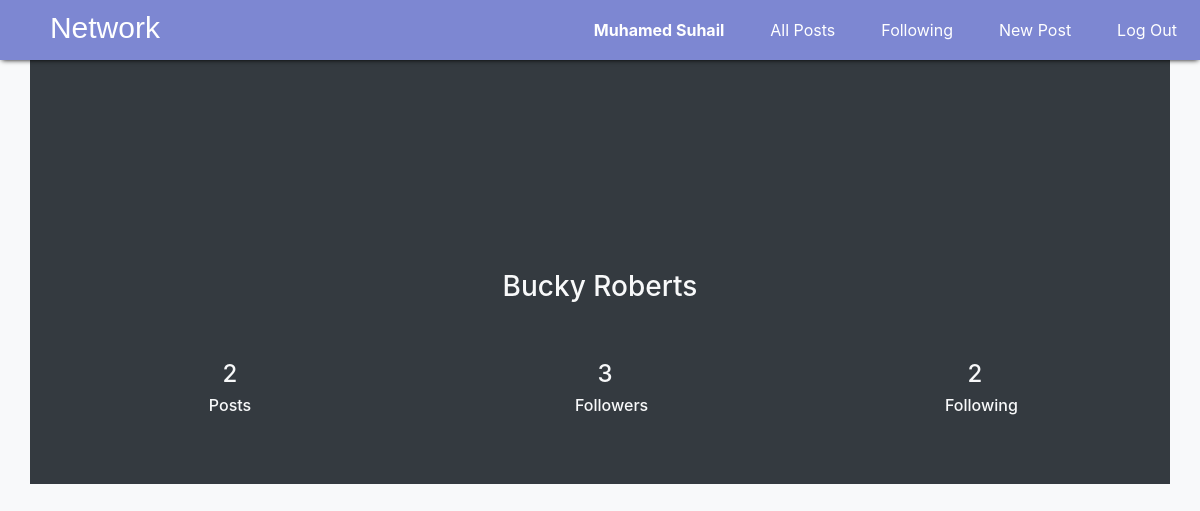
The page /Profile/3 (signed in) on the database its author committed.
### network/models.py (models this page shows)
class User(AbstractUser):
    username=models.CharField(max_length=20,unique=True)
    email=models.EmailField(unique=True)
    USERNAME_FIELD='email'
    REQUIRED_FIELDS=['username']
    def __str__(self):
        return f"{self.username}"

### network/views.py (the view, shortened to what this page needs)
# urls.py: path("Profile/<int:u>",views.profile_page,name="profile"),
def profile_page(request,u):
    if request.user.is_authenticated:
        return render(request,"network/profile_page.html",{
            'profile':User.objects.get(id=u),
        })
    else:
        return render(request, "network/register.html",{
            'form':RegisterForm()
        })

### network/templates/network/profile_page.html (shortened to what this page needs)
{% extends "network/base.html" %}
{% load static %}
{% block body %}
<div class="container bg-dark text-light" style="margin-top: 0px;" id="profile">
    <div class="details">
        <a href="" id="profilepic"><i class="icofont-ui-user"></i></a>
        <h3 id="p_uname">{{profile.username}}</h3>
        <br><br>
        <div class="flexcontainer">
            <div class="flex-item">
                <h4>{{profile.posts.count}}</h4>
                <h6>Posts</h6>
            </div>
            <div class="flex-item">
                <h4 id="count" class="followers">{{profile.followers.count}}</h4>
                <h6>Followers</h6>
            </div>
            <div class="flex-item">
                <h4 id="count">{{profile.following.count}}</h4>
                <h6>Following</h6>
            </div>
        </div>
    </div>
</div>
<div class="container text-dark" style="padding: 20px;" >
</div>
{% endblock %}

### network/templates/network/base.html (shortened to what this page needs)
{% load static %}
<!DOCTYPE html>
<html lang="en">
    <head>
        <link rel="stylesheet" href="https://stackpath.bootstrapcdn.com/bootstrap/4.4.1/css/bootstrap.min.css">
        <link href="{% static 'network/css/styles.css' %}" rel="stylesheet">
        <link rel="stylesheet" href="{%static 'network/icofont/icofont.min.css' %}">
    </head>
    <body>
        <nav class="navbar navbar-expand-lg">
            <a class="navbar-brand" href="{% url 'index' %}" id="icon">
                <i class="icofont-ui-social-link " aria-hidden="true"></i>
                <span>Network</span>
            </a>
            <div id="nav">
                <ul class="navbar-nav mr-auto">
                    {% if user.is_authenticated %}
                        <li class="nav-item">
                            <a class="nav-link"  href="{% url 'profile' u=user.id %}"><strong id="user">{{ user.username }}</strong></a>
                        </li>
                        <li class="nav-item">
                            <a class="nav-link" href="{% url 'index' tag='AllPosts' %}">All Posts</a>
                        </li>
                        <li class="nav-item">
                            <a class="nav-link" href="{% url 'index' tag='FPosts' %}">Following</a>
                        </li>
                        <li class="nav-item">
                            <a class="nav-link" href="#" data-toggle="modal" data-target="#NewPostModal">New Post</a>
                        </li>
                        <li class="nav-item">
                            <a class="nav-link" href="{% url 'logout' %}">Log Out</a>
                        </li>
                    {% endif %}
                </ul>
            </div>
        </nav>
        <div class="body">
            {% block body %}
            {% endblock %}
        </div>
    </body>
</html>

### network/static/network/css/styles.css (style rules this page uses)
* { line-height: 1.5em; }
.navbar { position: fixed; z-index: 12; top: 0; width: 100%; height: 60px; box-shadow: 0 2px 5px -2px black; background-color: #7d87d2; }
.navbar a { color: white; text-decoration: none; outline: none; }
#nav { display: none; }
#icon { margin: 0 auto; padding-bottom: 10px; font-size: 2em; display: block; color: white; }
#icon span { font-size: 30px; font-family: century,sans-serif; color: white; }
.container { display: flex; flex-direction: column; justify-content: center; padding-top: 120px; padding-bottom: 60px; }
#profile .details { text-align: center; }
#profile .details div { margin: 0 auto; }
.flexcontainer { display: flex; flex-direction: row; }
.flexcontainer .flex-item { width: 50px; display: flex; flex-direction: column; justify-content: center; }
#profilepic { font-size: 100px; color: #7d87d2; }
@media (min-width: 1066px) { .nav-item { margin: 10px; padding: 5px; } }
@media (min-width: 1066px) { #nav { display: block; position: absolute; right: 0; } }
@media (min-width: 1066px) { #icon { margin: 0; } }

### network/templates/network/profile_page.html (style rules this page uses)
body { background-color:#f8f9fa; padding-bottom: 70px; }
#count { position: relative; left:5px; }

### rows shown on the page
User: username "Muhamed Suhail"
User: username "Bucky Roberts", posts.count "2", followers.count "3", following.count "2"
